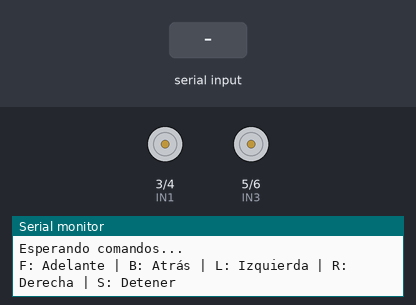
Simulated run of this sketch. Board: Arduino Uno, built with avr-gcc and run on an emulated ATmega328P. On the bench: motor-driver pin pairs drawn as motors (green arrow = first pin HIGH = forward, orange = second pin HIGH = backward, longer = more drive), the last lines printed to the serial monitor. The test bench sets the inputs (shaded band).

Above: at 1.2 s.
1.3 s: "F" received over Serial
At 1.9 s:
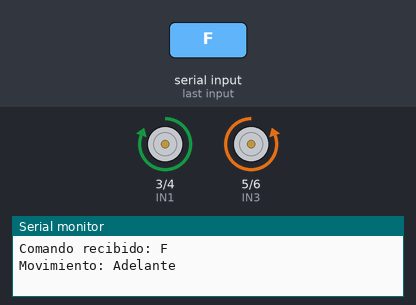
2.8 s: "B" received over Serial
At 3.5 s:
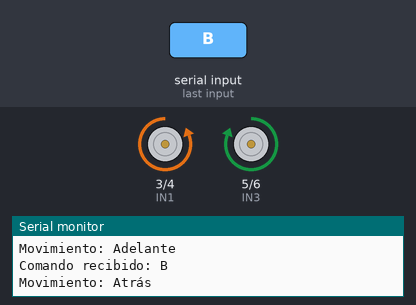
4.3 s: "L" received over Serial
At 4.7 s:
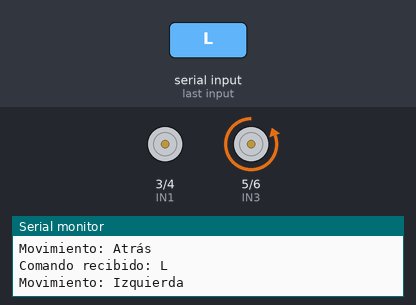
5.8 s: "R" received over Serial
At 7.1 s:
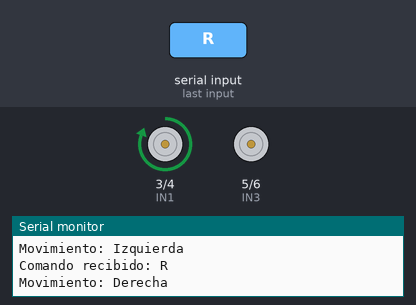
Timing chart, 0 to 8.3 s (numbered marks = the images above; inputs shaded):
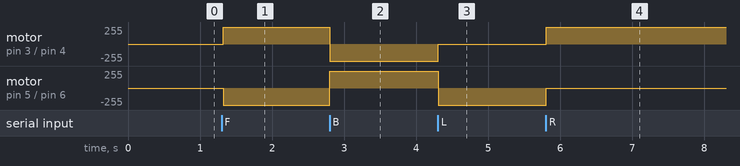

The sketch:

CARRO_SUMO__SIRVE_CON_BATERIAS_.ino
```cpp
/*
Control de coche Bluetooth con HC-05
Incluye monitorización por Serial
*/

// Pines para el control de motores (puente H L298N)
const int IN1 = 3;  // Motor A (Izquierdo)
const int IN2 = 4;
const int IN3 = 5;  // Motor B (Derecho)
const int IN4 = 6;

// Variables
char comando;
int velocidad = 255;  // Velocidad PWM (0-255)

void setup() {
  // Configurar pines de motor como salidas
  pinMode(IN1, OUTPUT);
  pinMode(IN2, OUTPUT);
  pinMode(IN3, OUTPUT);
  pinMode(IN4, OUTPUT);

  // Iniciar comunicación serial para Bluetooth (HC-05)
  Serial.begin(38400);  // Baudrate estándar para HC-05

  // Mensaje inicial
  Serial.println("Sistema de control de coche Bluetooth iniciado");
  Serial.println("Esperando comandos...");
  Serial.println("F: Adelante | B: Atrás | L: Izquierda | R: Derecha | S: Detener");
}

void loop() {
  // Verificar si hay datos disponibles desde Bluetooth
  if (Serial.available() > 0) {
    comando = toupper(Serial.read());  // Convertir a mayúscula

    // Mostrar comando recibido en el monitor serial
    Serial.print("Comando recibido: ");
    Serial.println(comando);

    // Ejecutar acción según comando
    switch (comando) {
      case 'F':  // Adelante
        motorA_adelante();
        motorB_adelante();
        Serial.println("Movimiento: Adelante");
        break;
      case 'B':  // Atrás
        motorA_atras();
        motorB_atras();
        Serial.println("Movimiento: Atrás");
        break;
      case 'L':  // Izquierda
        motorA_parar();
        motorB_adelante();
        Serial.println("Movimiento: Izquierda");
        break;
      case 'R':  // Derecha
        motorA_adelante();
        motorB_parar();
        Serial.println("Movimiento: Derecha");
        break;
      case 'S':  // Detener
        motorA_parar();
        motorB_parar();
        Serial.println("Movimiento: Detenido");
        break;
      default:
        Serial.println("Comando no reconocido");
    }
  }
  delay(20);  // Pequeña pausa para estabilidad
}

// Funciones de control para Motor A (Izquierdo)
void motorA_adelante() {
  analogWrite(IN1, velocidad);
  digitalWrite(IN2, LOW);
}

void motorA_atras() {
  digitalWrite(IN1, LOW);
  analogWrite(IN2, velocidad);
}

void motorA_parar() {
  digitalWrite(IN1, LOW);
  digitalWrite(IN2, LOW);
}

// Funciones de control para Motor B (Derecho)
void motorB_adelante() {
  digitalWrite(IN3, LOW);
  analogWrite(IN4, velocidad);
}

void motorB_atras() {
  analogWrite(IN3, velocidad);
  digitalWrite(IN4, LOW);
}

void motorB_parar() {
  digitalWrite(IN3, LOW);
  digitalWrite(IN4, LOW);
}
```

Measured:
- after the input at 1.3 s, motor on pin 3 (IN1) / pin 4 (IN2): stopped → forward 255/255 at once; motor on pin 5 (IN3) / pin 6 (IN4): stopped → backward 255/255 at once
- after the input at 2.8 s, motor on pin 3 (IN1) / pin 4 (IN2): forward 255/255 → backward 255/255 at once; motor on pin 5 (IN3) / pin 6 (IN4): backward 255/255 → forward 255/255 at once
- after the input at 4.3 s, motor on pin 3 (IN1) / pin 4 (IN2): backward 255/255 → stopped at once; motor on pin 5 (IN3) / pin 6 (IN4): forward 255/255 → backward 255/255 at once
- after the input at 5.8 s, motor on pin 3 (IN1) / pin 4 (IN2): stopped → forward 255/255 at once; motor on pin 5 (IN3) / pin 6 (IN4): backward 255/255 → stopped at once
